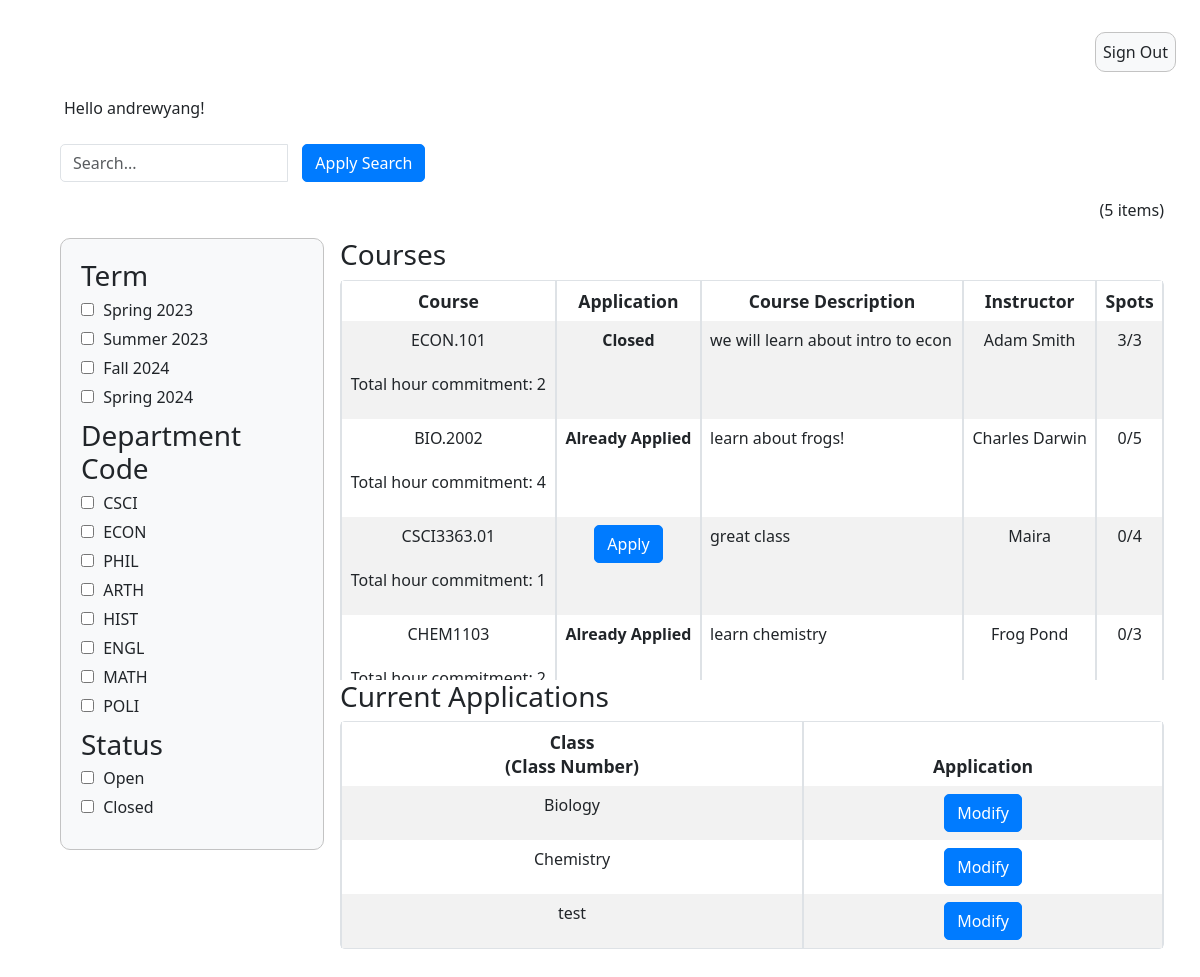
Page /student_summary/ (signed in) on the earlier database version.
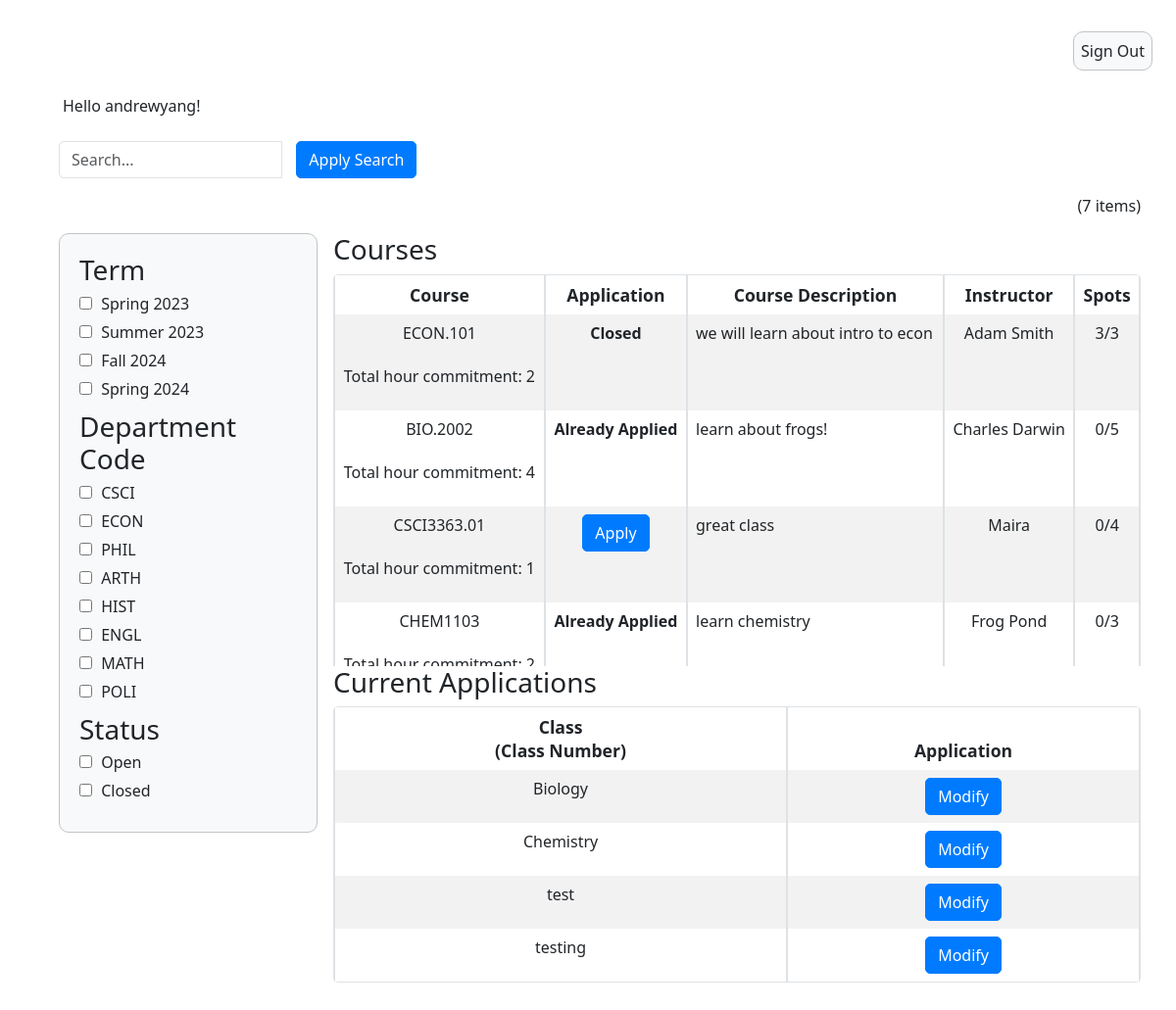
Same page on the later database version.
### InstructorAddCourse/models.py (models this page shows)
class InstructorAddCourse(models.Model):
	course_instructor = models.ForeignKey(User, on_delete=models.CASCADE)
	course_name = models.CharField(max_length=255)
	course_number = models.CharField(max_length=255)
	course_instructor = models.CharField(max_length=255)
	description = models.CharField(max_length=800)
	total_time_commitment = models.DecimalField(max_digits=2, decimal_places=0, validators=[MinValueValidator(0)], default=0)
	has_discussion = models.CharField(choices=[('yes', 'Yes'),('no', 'No')], max_length=50, default='')
	num_ta_needed = models.DecimalField(max_digits=2, decimal_places=0, validators=[MinValueValidator(0)], default=0)
	curr_num_ta = models.IntegerField(default=0)
	graded_meeting = models.CharField(choices=[('yes', 'Yes'),('no', 'No')], max_length=50, default='')
	office_hours = models.DecimalField(max_digits=2, decimal_places=0, validators=[MinValueValidator(0)], default=0)
	other_info = models.CharField(max_length=800, default=None)
	term = models.CharField(default=get_default_term(), max_length=100)

### application/models.py (models this page shows)
class Application(models.Model):
    course_name = models.CharField(max_length=200, default=None, blank = False, null=False)
    course_number = models.CharField(max_length=200, default=None)
    description = models.CharField(max_length=800, default=None)
    first_name = models.CharField(max_length=255, default=None)
    last_name = models.CharField(max_length=255, default=None)
    eagle_id = models.CharField(max_length=255, default=None)
    student = models.ForeignKey(CustomUser, on_delete=models.CASCADE, null=True, blank=True)
    GRADES = (
        ('--', '--'),
        ('a', 'A'),
        ('a-', 'A-'),
        ('b+', 'B+'),
        ('b-', 'B-'),
        ('c+', 'C+'),
        ('c', 'C'),
        ('c-', 'C-'),
        ('d+', 'D+'),
        ('d', 'D'),
        ('d-', 'D-'),
        ('f', 'F'),
        ('n/a', 'N/A')
    )
    GRAD = (
        ('--', '--'),
        ('2023','2023'),
        ('2024', '2024'),
        ('2025', '2025'),
        ('2026', '2026')
    )
    grad = models.CharField(max_length=50, choices=GRAD, default='')
    past_course = models.CharField(choices=[('yes', 'Yes'),('no', 'No')], max_length=50, default='')
    grade = models.CharField(max_length=50, choices=GRADES, default='')
    hours = models.DecimalField(max_digits=2, decimal_places=0, validators=[MinValueValidator(0)], default=0)
    other_courses = models.CharField(max_length=800, default=None)
    misc_information = models.CharField(max_length=800, default=None)

### studentSummary/views.py (the view)
# urls.py: path('student_summary/', student_summary_view),
@login_required
def student_summary_view(response):
    search_query = response.GET.get('q', '')
    term_filter = response.GET.get('term', '')
    status_filter = response.GET.get('status', '')
    dept_filter = response.GET.get('dept-code', '')
    applied_filters = []
    course_objects = InstructorAddCourse.objects.all()
    if search_query:
        course_objects = course_objects.filter(
            course_name__icontains=search_query)
        applied_filters.append(('q', search_query))
    if term_filter:
        if term_filter in term_keys:
            course_objects = [course for course in course_objects if get_term(
                course) == term_filter]
            applied_filters.append(('term', term_filter))
    if dept_filter:
        if dept_filter in dept_keys:
            course_objects = [course for course in course_objects if get_dept(
                course) == dept_filter]
            applied_filters.append(('dept-code', dept_filter))
    if status_filter:
        if status_filter in status_keys:
            course_objects = [course for course in course_objects if get_status(
                course) == status_filter]
            applied_filters.append(('status', status_filter))
    else:
        applied_filters = [f for f in applied_filters if f[0] != 'status']
    course_count = len(course_objects)
    application_objects = Application.objects.filter(student=response.user)
    curr_user = response.user
    print(f'User: {response.user}')
    print(f'Application Objects: {application_objects}')
    context = {'course_objects': course_objects, 'course_count': course_count, 'application_objects': application_objects, 'curr_user': curr_user}
    return render(response, "studentSummary.html", context)

### studentSummary/templatetags/customfilters.py (called while the page is built)
@register.filter
def has_existing_application(course, user):
    applications = Application.objects.filter(student=user)
    courses = InstructorAddCourse.objects.all()
    for application in applications:
        for course_obj in courses:
            if application.course_number == course_obj.course_number:
                if course == course_obj:
                    return True
    return False

### templates/studentSummary.html (shortened to what the changed rows need)
{% extends 'appbase.html' %} {% block content %} {% load static %} {% load static customfilters %}
<!DOCTYPE html>
<html>
  <head>
    <link rel="stylesheet" href="{% static 'adminSummary.css' %}" />
  </head>
  <body>
    <div class="container-fluid">
      <form method="get">
      <div class="row">
      <div class="row" id="item-row">
        <div class="col-sm">
          <div class="text-end">({{course_count}} items)</div>
        </div>
      </div>
      <div class="row">
        <div class="col-sm-9">
          <div style="height: 400px; overflow: auto;">
            <table class="table table-striped table-bordered table-hover">
              <thead>
                <tr>
                  <th class="text-center" >Course</th>
                  <th class="text-center">Application</th>
                  <th class="text-center">Course Description</th>
                  <th class="text-center">Instructor</th>
                  <th class="text-center">Spots</th>
                </tr>
              </thead>
            <tbody id="table-body">
              {% for course in course_objects %}
              <tr>
                <td class="text-center" >{{ course.course_number }} <br><br>
                  <p>Total hour commitment: {{ course.total_time_commitment }}</p>
                </td>
                <td class="text-center">
                  {% if course.curr_num_ta >= course.num_ta_needed %}
                    <div><strong>Closed</strong></div>
                  {% elif course|has_existing_application:curr_user %}
                    <div><strong>Already Applied</strong></div>
                  {% else %}
                    <a href="{% url 'apply_course' course.id %}" class="btn btn-primary">Apply</a>
                  {% endif %}
                </td>
                <td class="text-start">{{ course.description }}</td>
                <td class="text-center">{{ course.course_instructor }}</td>
                <td class="text-center">{{ course.curr_num_ta }}/{{ course.num_ta_needed }}</td>
              </tr>
              {% endfor %}
            </tbody>
          </table>
        </div>
          <div style="height: 300px; overflow: auto;">
            <table class="table table-striped table-bordered table-hover">
              <thead>
                <tr>
                  <th class="text-center" >Class<br />(Class Number)</th>
                  <th class="text-center">Application</th>
                </tr>
              </thead>
              <tbody id="table-body">
                {% for application in application_objects %}
                <tr>
                  <td class="text-center" > {{ application.course_name }}</td>
                  <td class="text-center">
                    <a href="{% url 'edit_application' application.id %}" class="btn btn-primary">Modify</a>
                  </td>
                </tr>
                {% endfor %}
              </tbody>
            </table>
          </div>
        </div>
      </div>
    </div>
  </body>
</html>
{% endblock %}

Differences in the rows shown:
added Application: course_name "testing"
Other differences:
{{ course_count }}: "5" → "7"
